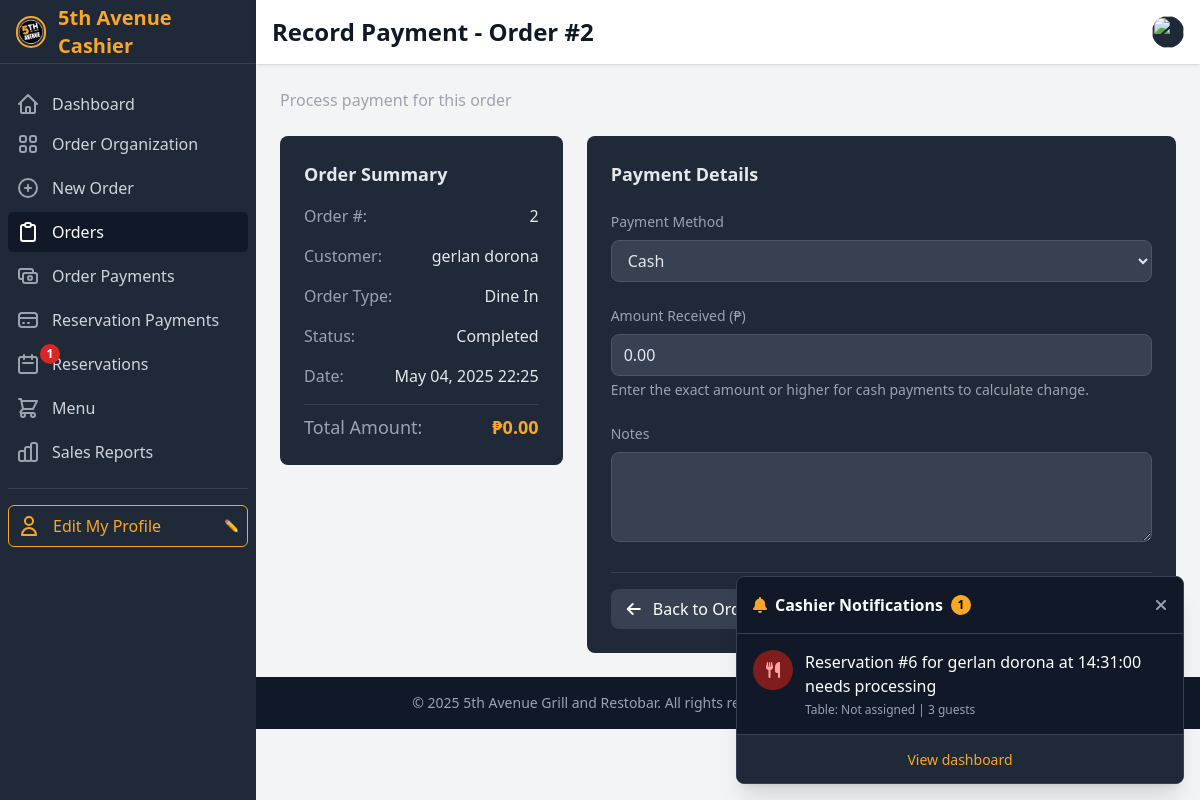
The page /cashier/order/2/payment/ (signed in) on the database its author committed.
### ecommerce/models.py (models this page shows, shortened)
class Order(models.Model):
    STATUS_CHOICES = [
        ('PENDING', 'Pending'),
        ('PREPARING', 'Preparing'),
        ('READY', 'Ready for Pickup'),
        ('COMPLETED', 'Completed'),
        ('CANCELLED', 'Cancelled')
    ]
    CANCELLATION_REASON_CHOICES = [
        ('CUSTOMER_REQUEST', 'Customer Request'),
        ('PAYMENT_ISSUE', 'Payment Issue'),
        ('OUT_OF_STOCK', 'Items Out of Stock'),
        ('STORE_CLOSED', 'Store Closed'),
        ('DUPLICATE_ORDER', 'Duplicate Order'),
        ('OTHER', 'Other Reason')
    ]
    ORDER_TYPE_CHOICES = [
        ('DELIVERY', 'Delivery'),
        ('PICKUP', 'Pickup'),
        ('DINE_IN', 'Dine In'),
    ]
    PAYMENT_METHOD_CHOICES = [
        ('CASH', 'Cash'),
        ('CASH_ON_HAND', 'Cash on Hand'),
        ('CARD', 'Credit/Debit Card'),
        ('GCASH', 'GCash'),
        ('ONLINE', 'Other Online Payment'),
    ]
    PAYMENT_STATUS_CHOICES = [
        ('UNPAID', 'Unpaid'),
        ('PAID', 'Paid'),
        ('FAILED', 'Failed'),
        ('REFUNDED', 'Refunded'),
    ]
    user = models.ForeignKey(User, on_delete=models.CASCADE, related_name='orders')
    created_by = models.ForeignKey(User, on_delete=models.SET_NULL, related_name='created_orders', null=True, blank=True)
    customer_name = models.CharField(max_length=100, blank=True)
    customer_phone = models.CharField(max_length=20, blank=True)
    items = models.ManyToManyField(MenuItem, through='OrderItem')
    status = models.CharField(max_length=20, choices=STATUS_CHOICES, default='PENDING')
    order_type = models.CharField(max_length=20, choices=ORDER_TYPE_CHOICES, default='DELIVERY')
    payment_method = models.CharField(max_length=20, choices=PAYMENT_METHOD_CHOICES, default='CASH')
    payment_status = models.CharField(max_length=20, choices=PAYMENT_STATUS_CHOICES, default='UNPAID')
    total_amount = models.DecimalField(max_digits=10, decimal_places=2)
    tax_amount = models.DecimalField(max_digits=10, decimal_places=2, default=0)
    delivery_fee = models.DecimalField(max_digits=10, decimal_places=2, default=0)
    discount_amount = models.DecimalField(max_digits=10, decimal_places=2, default=0)
    delivery_address = models.TextField(blank=True, null=True)
    contact_number = models.CharField(max_length=20, blank=True, null=True)
    table_number = models.CharField(max_length=20, blank=True)
    number_of_guests = models.PositiveIntegerField(default=1)
    server_assigned = models.ForeignKey(User, on_delete=models.SET_NULL, related_name='served_orders', null=True, blank=True)
    estimated_dining_time = models.PositiveIntegerField(default=60, help_text='Estimated dining time in minutes')
    split_bill = models.BooleanField(default=False)
    split_type = models.CharField(max_length=20, choices=[('EQUAL', 'Equal Split'), ('CUSTOM', 'Custom Split')], default='EQUAL')
    split_ways = models.PositiveIntegerField(default=2)
    cash_on_hand = models.DecimalField(max_digits=10, decimal_places=2, default=0)
    change_amount = models.DecimalField(max_digits=10, decimal_places=2, default=0)
    estimated_preparation_time = models.PositiveIntegerField(default=30, help_text='Estimated preparation time in minutes')
    special_instructions = models.TextField(blank=True)
    created_at = models.DateTimeField(auto_now_add=True)
    updated_at = models.DateTimeField(auto_now=True)
    preparing_at = models.DateTimeField(null=True, blank=True)
    ready_at = models.DateTimeField(null=True, blank=True)
    completed_at = models.DateTimeField(null=True, blank=True)
    cancelled_at = models.DateTimeField(null=True, blank=True)
    cancellation_reason = models.CharField(max_length=50, choices=CANCELLATION_REASON_CHOICES, blank=True, null=True)
    cancellation_notes = models.TextField(blank=True, null=True)
    cancelled_by = models.ForeignKey(User, on_delete=models.SET_NULL, null=True, blank=True, related_name='cancelled_orders')
    reservation = models.ForeignKey('Reservation', on_delete=models.SET_NULL, null=True, blank=True, related_name='orders')
    class Meta:
        ordering = ['-created_at']

### ecommerce/cashier.py (the view, shortened to what this page needs)
# urls.py: path('cashier/order/<int:order_id>/payment/', record_payment, name='record_payment'),
@login_required
def record_payment(request, order_id):
    order = get_object_or_404(Order, id=order_id)
    if order.payment_status == 'PAID':
        messages.warning(request, f'Order #{order.id} is already marked as paid')
        return redirect('view_order', order_id=order.id)
    context = {
        'order': order,
        'payment_methods': Order.PAYMENT_METHOD_CHOICES,
        'active_section': 'orders'
    }
    return render(request, 'cashier/record_payment.html', context)

### ecommerce/context_processors.py (called while the page is built, shortened)
def cart_processor(request):
    return {
        'cart_count': get_cart_count(request)
    }

def customer_notification_processor(request):
    notifications = []
    return {
        'customer_notifications': notifications,
        'customer_notification_count': len(notifications)
    }

### ecommerce/templatetags/custom_filters.py (called while the page is built)
@register.filter
def currency(value):
    try:
        return f"₱{float(value):.2f}"
    except (ValueError, TypeError):
        return value

### ecommerce/views.py (called while the page is built)
def get_cart_count(request):
    if request.user.is_authenticated:
        try:
            cart = Cart.objects.get(user=request.user)
            return sum(item.quantity for item in cart.cart_items.all())
        except Cart.DoesNotExist:
            return 0
    else:
        cart = request.session.get('cart', {})
        return sum(cart.values())

### templates/cashier/record_payment.html (shortened to what this page needs)
{% extends 'cashier/base.html' %}
{% load custom_filters %}
{% block page_title %}Record Payment - Order #{{ order.id }}{% endblock page_title %}
{% block page_subtitle %}Process payment for this order{% endblock page_subtitle %}
{% block content %}
<div class="space-y-8">
    <div class="grid grid-cols-1 md:grid-cols-3 gap-6">
        <div class="md:col-span-1">
            <div class="card p-6">
                <h3 class="text-lg font-semibold mb-4">Order Summary</h3>
                <div class="space-y-4">
                    <div class="flex justify-between">
                        <span class="text-gray-400">Order #:</span>
                        <span class="font-medium">{{ order.id }}</span>
                    </div>
                    <div class="flex justify-between">
                        <span class="text-gray-400">Customer:</span>
                        <span class="font-medium">{{ order.customer_name }}</span>
                    </div>
                    <div class="flex justify-between">
                        <span class="text-gray-400">Order Type:</span>
                        <span class="font-medium">{{ order.get_order_type_display }}</span>
                    </div>
                    <div class="flex justify-between">
                        <span class="text-gray-400">Status:</span>
                        <span class="font-medium">{{ order.get_status_display }}</span>
                    </div>
                    <div class="flex justify-between">
                        <span class="text-gray-400">Date:</span>
                        <span class="font-medium">{{ order.created_at|date:"M d, Y H:i" }}</span>
                    </div>
                    <div class="border-t border-gray-700 my-2 pt-2">
                        <div class="flex justify-between text-lg">
                            <span class="text-gray-400">Total Amount:</span>
                            <span class="font-bold text-food-gold">{{ order.total_amount|currency }}</span>
                        </div>
                    </div>
                </div>
            </div>
        </div>
        <div class="md:col-span-2">
            <div class="card p-6">
                <h3 class="text-lg font-semibold mb-4">Payment Details</h3>
                <form method="POST" class="space-y-6">
                    <div>
                        <label for="payment_method" class="block text-sm font-medium text-gray-400 mb-2">Payment Method</label>
                        <select name="payment_method" id="payment_method" required
                               class="w-full px-3 py-2 bg-gray-700 border border-gray-600 rounded-lg focus:outline-none focus:border-food-gold">
                            {% for method_code, method_name in payment_methods %}
                            <option value="{{ method_code }}">{{ method_name }}</option>
                            {% endfor %}
                        </select>
                    </div>
                    <div>
                        <label for="amount" class="block text-sm font-medium text-gray-400 mb-2">Amount Received (₱)</label>
                        <input type="number" name="amount" id="amount" step="0.01" min="{{ order.total_amount }}" value="{{ order.total_amount }}" required
                               class="w-full px-3 py-2 bg-gray-700 border border-gray-600 rounded-lg focus:outline-none focus:border-food-gold">
                        <p class="text-sm text-gray-400 mt-1">Enter the exact amount or higher for cash payments to calculate change.</p>
                    </div>
                    <div>
                        <label for="notes" class="block text-sm font-medium text-gray-400 mb-2">Notes</label>
                        <textarea name="notes" id="notes" rows="3"
                                 class="w-full px-3 py-2 bg-gray-700 border border-gray-600 rounded-lg focus:outline-none focus:border-food-gold"></textarea>
                    </div>
                    <div class="flex justify-between pt-4 border-t border-gray-700">
                        <a href="{% url 'view_order' order.id %}" class="px-4 py-2 bg-gray-700 hover:bg-gray-600 text-white rounded-lg transition duration-200">
                            <i class="fas fa-arrow-left mr-2"></i> Back to Order
                        </a>
                        <button type="submit" class="px-6 py-2 bg-food-gold hover:bg-food-gold-light text-white font-medium rounded-lg transition duration-200">
                        </button>
                    </div>
                </form>
            </div>
        </div>
    </div>
</div>
{% endblock content %}

### templates/cashier/base.html (style rules this page uses)
body { background-color: #121212; color: #E5E7EB; }
.card { background-color: #1F2937; border-radius: 0.5rem; }

### rows shown on the page
Order: id "2", customer_name "gerlan dorona", order_type "Dine In", status "Completed", created_at "May 04, 2025 22:25", total_amount "₱0.00", amount "0.00"

### other values the page prints
{{ unprocessed_reservations_count }} "1"
{{ cashier_notification_count }} "1"
{{ notification.message }} "Reservation #6 for gerlan dorona at 14:31:00 needs processing"
{{ notification.time }} "Table: Not assigned | 3 guests"
form field payment_method "Cash"
